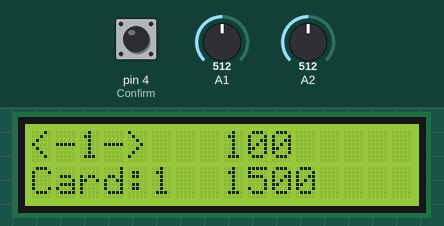
This sketch was run on a simulated Arduino Uno, built with avr-gcc and run on an emulated ATmega328P. On the bench: 16×2 character LCD. Inputs (shaded band) come from the test bench; at power-on: pin 4 (Confirm) HIGH, A1 = 512, A2 = 512. What the sketch prints to the serial monitor is not drawn.

Above: at 1.3 s.
1.4 s: pin 4 (Confirm) pulled LOW for 0.15 s
At 1.7 s:
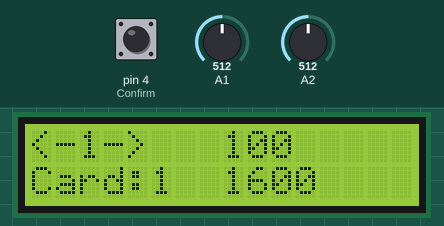
7.3 s: A1 set to 910
At 8.55 s:
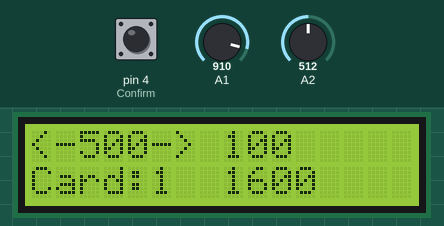
9.0 s: A2 set to 890
12.0 s: A2 set to 913
At 12.34 s:
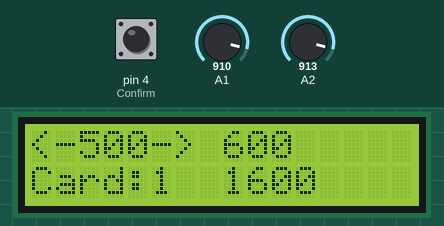
13.6 s: A2 set to 0
At 14.31 s:
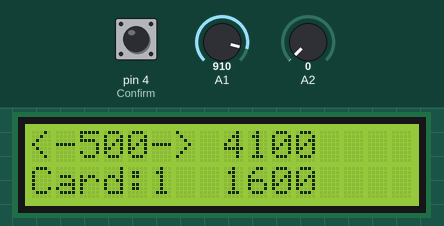

The sketch:

main.ino
```cpp
//monopoly card system using RFID.
#include <Wire.h>
#include <LiquidCrystal_I2C.h>
#include <SPI.h>
#include <MFRC522.h>

#define SS_PIN 10
#define RST_PIN 2
MFRC522 mfrc522(SS_PIN, RST_PIN);   // Create MFRC522 instance.

LiquidCrystal_I2C lcd(0x27,16,2);

int x;
int y;
int ToggleClick = 3;
int Confirm = 4;
int val_;
int CardBalance[4]= {1500,1500,1500,1500};
int CardNumber = 1;
int amountExchange = 100;
int increment[7] = {1,5,10,20,50,100,500};
int incrementCount = 0;
int buttonState;

void setup() {
  Serial.begin(9600);                //Initiate Serial Communication
  pinMode(ToggleClick, INPUT);
  pinMode(Confirm, INPUT_PULLUP);
  lcd.begin();
  lcd.backlight();
  lcd.setCursor(0,0);               // set cursor to 1 symbol of 1 line
  SPI.begin();      // Initiate  SPI bus
  mfrc522.PCD_Init();   // Initiate MFRC522


}

void loop() {

  lcd.clear();
  lcd.setCursor(0,0);
  lcd.print("<-");
  lcd.print(increment[incrementCount]);
  lcd.print("->");

  lcd.setCursor(8,0);
  lcd.print(amountExchange);

  x = analogRead(A1);
  y = analogRead(A2);
  PayGetSystem();

  buttonState = digitalRead(Confirm);
//  Serial.print(buttonState);
  if (buttonState == 0){
    Serial.print(buttonState);
    CardBalance[CardNumber] += amountExchange;
    }
//  if (card is scan){then cardbalance + amountexchange and print card number and cardbalance}
  RFID_cardRead();
  lcd.setCursor(0,1);
  lcd.print("Card:");
  lcd.print(CardNumber);
  lcd.setCursor(8,1);
  lcd.print(CardBalance[CardNumber]);

  delay(100);   //just written for proper readability
}
///*
int PayGetSystem() {
    /////////////////////////////////////////////////////////////////////
  // Pay and Get system
  if (y < 10){
    amountExchange = amountExchange - increment[incrementCount];

  }
  if (y > 900){
    amountExchange = amountExchange + increment[incrementCount];
  }
  if (x < 10){
    if (incrementCount != 0){
          incrementCount = incrementCount - 1;
      }
  }
  if (x > 900){
    if (incrementCount != 6){
          incrementCount = incrementCount + 1;
      }
  }
}
////////////////////////////////////////////////////////////////////////
//*/

///*
//Read RFID Card
int RFID_cardRead(){
// Look for new cards
  if ( ! mfrc522.PICC_IsNewCardPresent())
  {
    return;
  }
  // Select one of the cards
  if ( ! mfrc522.PICC_ReadCardSerial())
  {
    return;
  }
  //Show UID on serial monitor
  Serial.print("UID tag :");
  String content= "";
  byte letter;
  for (byte i = 0; i < mfrc522.uid.size; i++)
  {
     Serial.print(mfrc522.uid.uidByte[i] < 0x10 ? " 0" : " ");
     Serial.print(mfrc522.uid.uidByte[i], HEX);
     content.concat(String(mfrc522.uid.uidByte[i] < 0x10 ? " 0" : " "));
     content.concat(String(mfrc522.uid.uidByte[i], HEX));
  }
  Serial.println();
  Serial.print("Message : ");
  content.toUpperCase();

  if (content.substring(1) == "B9 C5 1C C2"){
    Serial.println("Card1");
    CardNumber = 1;
    delay(100);
    }
  if (content.substring(1) == "13 37 48 92"){
    Serial.println("Card2");
    CardNumber = 2;
    delay(100);
    }
  if (content.substring(1) == "F1 C5 A6 1C"){
    Serial.println("Card3");
    CardNumber = 3;
    delay(100);
    }
}
```

Measured:
- after the input at 7.3 s, the display: first differs from a run without the input after 0.30 s (image 2 shows a later state)
- after the input at 12.0 s, the display: changes after 0.27 s (image 3)
- what the display in image 2 shows lasts 0.4 s, from 8.4 s to 8.8 s
